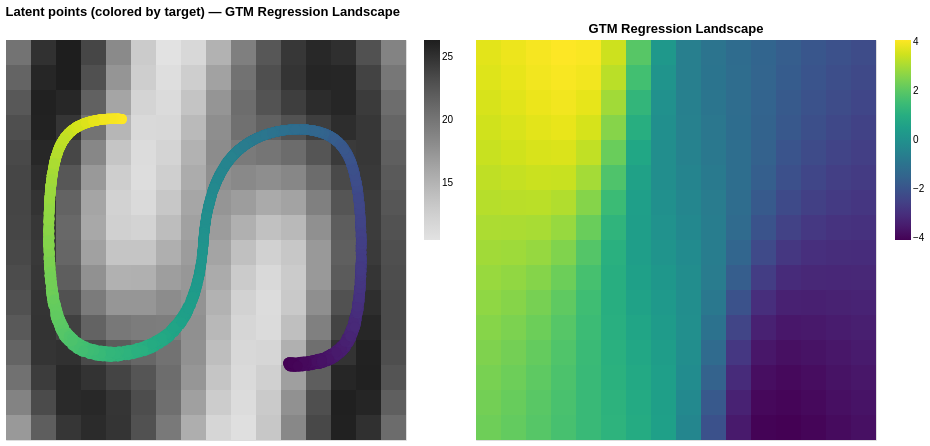

The notebook cell this image was saved under:
### Markdown cell above
### Combining landscapes and saving them

### Code cell
# --- make the two panels the same size and aligned ---
SIZE = 400  # pick any; same for both

combined = alt.hconcat(
    (chart_density + points_chart).properties(width=SIZE, height=SIZE),
    reg_chart.properties(width=SIZE, height=SIZE)).properties(title="Latent points (colored by target) — GTM Regression Landscape")

# Try displaying inline; always save to HTML as well
out_dir = "plots"
os.makedirs(out_dir, exist_ok=True)
html_path = os.path.join(out_dir, "gtm_scurve_regression.html")
combined.save(html_path)
print(f"Saved Altair visualization to {html_path}")

# Optionally display in notebooks that support Altair rendering:
combined

### Figure 1 — Vega-Lite specification as saved in the notebook (floating-point values rounded to 4 significant figures; data arrays with more than 128 entries replaced by an {"elided": "..."} marker saying what was removed)
{"config": {"view": {"continuousWidth": 300, "continuousHeight": 300}}, "hconcat": [{"layer": [{"data": {"name": "data-f91f17e7aa375bf3e1b47120f98673e2"}, "mark": {"type": "rect"}, "encoding": {"color": {"field": "filtered_density", "scale": {"scheme": {"name": "greys"}}, "title": null, "type": "quantitative"}, "tooltip": [{"field": "nodes", "title": "Node", "type": "quantitative"}, {"field": "density", "title": "Density", "type": "quantitative"}], "x": {"axis": null, "field": "x", "scale": {"domain": [1, 2, 3, 4, 5, 6, 7, 8, 9, 10, 11, 12, 13, 14, 15, 16]}, "title": null, "type": "ordinal"}, "y": {"axis": null, "field": "y", "scale": {"domain": [1, 2, 3, 4, 5, 6, 7, 8, 9, 10, 11, 12, 13, 14, 15, 16]}, "title": null, "type": "ordinal"}}, "title": ""}, {"data": {"name": "data-899c67e15a61e12c641f3197ebc37e38"}, "mark": {"type": "circle", "color": "#228be6", "opacity": 1, "size": 100}, "encoding": {"color": {"field": "color", "legend": null, "scale": {"scheme": {"name": "viridis"}}, "type": "ordinal"}, "tooltip": [{"field": "node_index", "title": "Node: ", "type": "quantitative"}, {"field": "color", "title": "Color: ", "type": "quantitative"}], "x": {"axis": null, "field": "x", "scale": {"domain": [1, 17]}, "title": null, "type": "quantitative"}, "y": {"axis": null, "field": "y", "scale": {"domain": [1, 17], "reverse": true}, "title": null, "type": "quantitative"}}, "title": ""}], "height": 400, "width": 400}, {"data": {"name": "data-74372f1d27af3234304f708e13084200"}, "mark": {"type": "rect"}, "encoding": {"color": {"field": "filtered_reg_density", "legend": {}, "scale": {"reverse": false, "scheme": {"name": "viridis"}, "type": "linear"}, "title": null, "type": "quantitative"}, "opacity": {}, "tooltip": [{"field": "nodes", "title": "Node", "type": "quantitative"}, {"field": "density", "title": "Density", "type": "quantitative"}, {"field": "filtered_reg_density", "title": "Color", "type": "quantitative"}], "x": {"axis": null, "field": "x", "scale": {"domain": [1, 2, 3, 4, 5, 6, 7, 8, 9, 10, 11, 12, 13, 14, 15, 16]}, "title": null, "type": "ordinal"}, "y": {"axis": null, "field": "y", "scale": {"domain": [1, 2, 3, 4, 5, 6, 7, 8, 9, 10, 11, 12, 13, 14, 15, 16]}, "title": null, "type": "ordinal"}}, "height": 400, "title": "GTM Regression Landscape", "width": 400}], "title": "Latent points (colored by target) — GTM Regression Landscape", "$schema": "https://vega.github.io/schema/vega-lite/v5.20.1.json", "datasets": {"data-f91f17e7aa375bf3e1b47120f98673e2": {"elided": "256 records"}, "data-899c67e15a61e12c641f3197ebc37e38": {"elided": "5000 records"}, "data-74372f1d27af3234304f708e13084200": {"elided": "256 records"}}}
